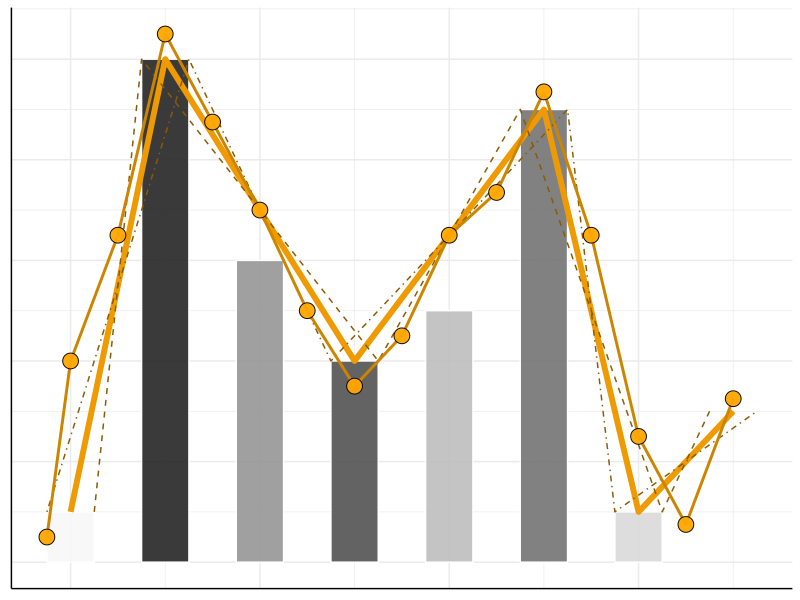
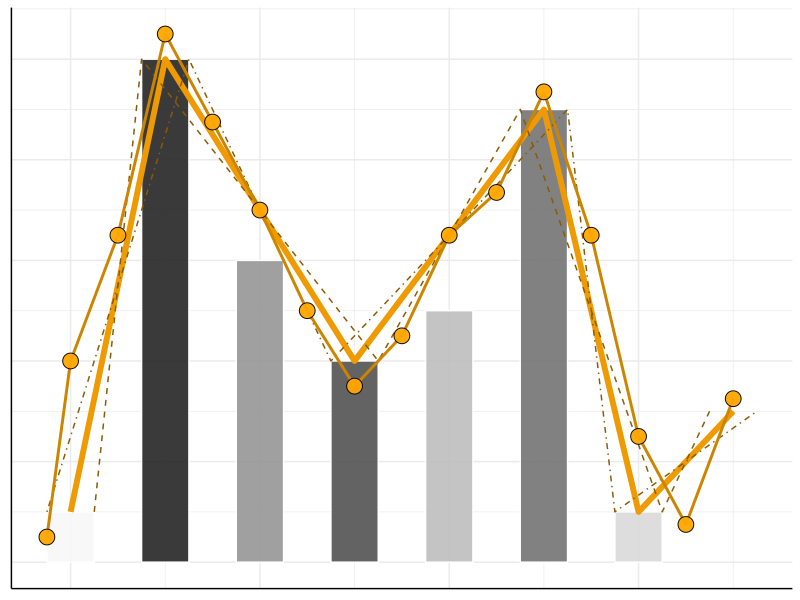

These charts were generated, in order, by the following R code:
## -----------------------------------------------------------------------------
##
##' [PROJ: ttalVlatt.github.io]
##' [FILE: Logo Creation]
##' [INIT: 2023-05-21]
##' [AUTH: Matt Capaldi] @ttalVlatt
##
## -----------------------------------------------------------------------------

## ---------------------------
##' [Libraries]
## ---------------------------

library(tidyverse)

## ---------------------------
##' [Data Input]
## ---------------------------

bar_data <- tibble(bar_id = c(0,1,2,3,4,5,6),
               bar_val = c(0.5, 5, 3, 2, 2.5, 4.5, 0.5),
               bar_fill = c(7,1,4,2,5,3,6))

line_data <- tibble(line_id = c(0,1,3,5,6,7),
                    line_val = c(0.5, 5, 2, 4.5, 0.5, 1.5))

line2_data <- tibble(line_id = c(-0.25,1.25,2.75,5.25,5.75,7.25),
                    line_val = c(0.5, 5, 2, 4.5, 0.5, 1.5))

line3_data <- tibble(line_id = c(0.25,0.75,3.25,4.75,6.25,6.75),
                     line_val = c(0.5, 5, 2, 4.5, 0.5, 1.5))

point_data <- tibble(point_id = c(-0.25, seq(0,7, by = 0.5)),
                     point_val = c(0.25, 2, 3.25, 5.25,
                                   4.375, 3.5, 2.5, 1.75,
                                   2.25, 3.25, 3.675, 4.675,
                                   3.25, 1.25, 0.375, 1.625))

## ---------------------------
##' [Create the Logo]
## ---------------------------

ggplot() +
  geom_col(data = bar_data,
           aes(x = bar_id,
               y = bar_val,
               fill = bar_fill),
           color = "white",
           width = 0.5,
           alpha = 0.9) +
  geom_line(data = line_data,
            aes(x = line_id,
                y = line_val),
            linewidth = 2,
            color = "orange2") +
  geom_line(data = line2_data,
              aes(x = line_id,
                  y = line_val),
            linetype = 4,
            linewidth = 0.5,
            color = "orange4") +
  geom_line(data = line3_data,
            aes(x = line_id,
                y = line_val),
            linetype = 2,
            linewidth = 0.5,
            color = "orange4") +
  geom_line(data = point_data,
            aes(x = point_id,
                y = point_val),
            linewidth = 1,
            color = "orange3") +
  geom_point(data = point_data,
             aes(x = point_id,
                 y = point_val),
             shape = 21,
             size = 5,
             fill = "orange",
             color = "black",
             alpha = 0.95) +
  scale_fill_distiller(palette = "Greys") +
  theme_minimal()+
  theme(legend.position = "none",
        axis.title = element_blank(),
        axis.text = element_blank(),
        axis.line = element_line())
  
ggsave("Logo.png",
       bg = "transparent")

## -----------------------------------------------------------------------------
##' *END SCRIPT*
## -----------------------------------------------------------------------------